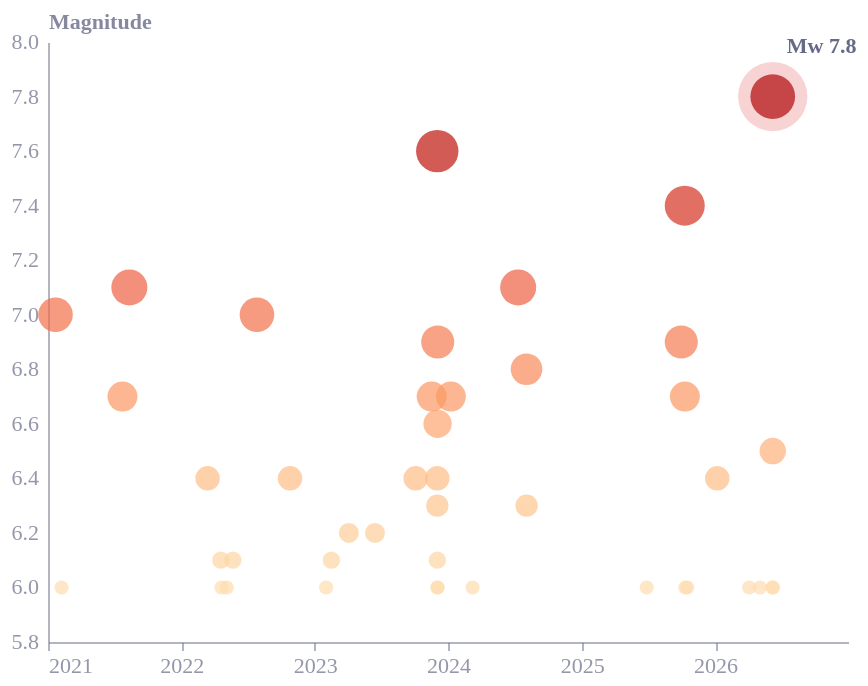

Source (notebook cell):
### Code cell
# Plot magnitude of earthquakes over time, with most recent highlighted
quake_scatter = alt.Chart(quake_df).mark_circle().encode(
    x = alt.X(
        'time:T', 
        title=None, 
        scale=alt.Scale(domain=['2021-01-01', '2026-12-31']),
        axis=alt.Axis(format='%Y', tickCount='year', grid=False)),
    y = alt.Y(
        'mag:Q', 
        title='Magnitude', 
        scale=alt.Scale(domain=[5.9, 8]),
        axis=alt.Axis(grid=False)),
    size = alt.Size(
        'mag:Q', 
        scale=alt.Scale(domain=[6.0, 7.8], range=[50, 500]), 
        legend=None),
    color=alt.Color(
        'mag:Q',
        scale=alt.Scale(scheme='orangered'),
        legend=None
    )
)

halo = alt.Chart(quake_df[quake_df['is_main']]).mark_circle(opacity=0.2).encode(
    x=alt.X('time:T'), y=alt.Y('mag:Q'),
    size=alt.value(1200), color=alt.value('#d62728')
)
label = alt.Chart(quake_df[quake_df['is_main']]).mark_text(
    dy=-25, fontSize=11, fontWeight='bold'
).encode(
    x=alt.X('time:T'), y=alt.Y('mag:Q'),
    text=alt.value('Mw 7.8')
)

quake_scatter = alt.layer(quake_scatter, halo, label)
quake_scatter

### Figure 1 — Vega-Lite specification as saved in the notebook (floating-point values rounded to 4 significant figures)
{"config": {"font": "Circular Std", "text": {"color": "#676A86", "align": "left", "baseline": "middle", "dx": 7, "dy": 0, "fontSize": 11}, "view": {"stroke": null, "continuousWidth": 400, "continuousHeight": 300, "discreteWidth": 400, "discreteHeight": 300}, "range": {"category": ["#36B7B4", "#E6224B", "#F4C245", "#0063AF", "#00A767", "#179FDB", "#EB5C2E"], "diverging": ["#E6224B", "#E54753", "#C9C9C9", "#179FDB", "#122B39"], "heatmap": ["#C9C9C9", "#179FDB", "#0063AF", "#122B39"], "ordinal": ["#00A767", "#36B7B4", "#179FDB", "#0063AF", "#243B5A"]}, "bar": {"color": "#179fdb"}, "line": {"color": "#e6224b"}, "rule": {"color": "#676A86"}, "area": {"opacity": 0.3}, "point": {"filled": true, "size": 80, "color": "#e6224b", "opacity": 0.95}, "geoshape": {"stroke": "white", "strokeWidth": 0.3}, "rect": {"fill": "#d6d4d4", "opacity": 0.3}, "axis": {"labelColor": "#676A86", "labelFontSize": 11, "labelFont": "Circular Std", "labelOpacity": 0.7, "tickColor": "#676A86", "tickOpacity": 0.5, "domainColor": "#676A86", "domainOpacity": 0.5, "gridColor": "#676A86", "gridDash": [2, 2], "gridOpacity": 0.5, "title": null, "titleColor": "#676A86", "titleOpacity": 0.8, "tickSize": 4}, "axisXDiscrete": {"grid": false, "labelAngle": 0, "tickCount": 10, "tickOpacity": 0.5, "title": null}, "axisYDiscrete": {"ticks": false, "labelPadding": 5}, "axisXTemporal": {"grid": false, "ticks": true}, "axisXQuantitative": {"grid": true}, "axisYQuantitative": {"gridColor": "#676A86", "gridDash": [1, 5], "gridOpacity": 0.5, "ticks": false, "labelPadding": 5, "tickCount": 8, "titleAngle": 0, "titleAlign": "left", "titleBaseline": "bottom", "titleX": 0, "titleY": -5}, "title": {"color": "#676A86E6", "subtitleColor": "#676A86", "font": "Circular Std", "subtitleFont": "Circular Std", "anchor": "start", "fontSize": 14, "subtitleFontSize": 12, "subtitlePadding": 4, "offset": 0, "frame": "group"}, "legend": {"titleColor": "#122b39", "title": null, "labelColor": "#122b39", "labelFontSize": 11}}, "layer": [{"data": {"name": "data-0aa9850a23b664250dc349cfdb8871bc"}, "mark": {"type": "circle"}, "encoding": {"color": {"field": "mag", "legend": null, "scale": {"scheme": "orangered"}, "type": "quantitative"}, "size": {"field": "mag", "legend": null, "scale": {"domain": [6.0, 7.8], "range": [50, 500]}, "type": "quantitative"}, "x": {"axis": {"format": "%Y", "grid": false, "tickCount": "year"}, "field": "time", "scale": {"domain": ["2021-01-01", "2026-12-31"]}, "title": null, "type": "temporal"}, "y": {"axis": {"grid": false}, "field": "mag", "scale": {"domain": [5.9, 8]}, "title": "Magnitude", "type": "quantitative"}}}, {"data": {"name": "data-89a41a434d459831958d8ce89105d2fb"}, "mark": {"type": "circle", "opacity": 0.2}, "encoding": {"color": {"value": "#d62728"}, "size": {"value": 1200}, "x": {"field": "time", "type": "temporal"}, "y": {"field": "mag", "type": "quantitative"}}}, {"data": {"name": "data-89a41a434d459831958d8ce89105d2fb"}, "mark": {"type": "text", "dy": -25, "fontSize": 11, "fontWeight": "bold"}, "encoding": {"text": {"value": "Mw 7.8"}, "x": {"field": "time", "type": "temporal"}, "y": {"field": "mag", "type": "quantitative"}}}], "$schema": "https://vega.github.io/schema/vega-lite/v6.1.0.json", "datasets": {"data-0aa9850a23b664250dc349cfdb8871bc": [{"time": "2026-06-08T00:55:12.073000+00:00", "latitude": 5.472, "longitude": 125.2, "depth": 65.57, "mag": 6.5, "magType": "mb", "nst": 96.0, "gap": 27, "dmin": 1.63, "rms": 1.0, "net": "us", "id": "us7000srcg", "updated": "2026-06-08T03:53:17.544Z", "place": "19 km SW of Balangonan, Philippines", "type": "earthquake", "horizontalError": 7.38, "depthError": 6.02, "magError": 0.036, "magNst": 321, "status": "reviewed", "locationSource": "us", "magSource": "us", "year": 2026, "is_main": false}, {"time": "2026-06-07T23:49:13.914000+00:00", "latitude": 5.715, "longitude": 125.3, "depth": 35.0, "mag": 6.0, "magType": "mb", "nst": 98.0, "gap": 49, "dmin": 11.02, "rms": 0.92, "net": "us", "id": "us7000src3", "updated": "2026-06-08T01:48:33.479Z", "place": "4 km ENE of Pangyan, Philippines", "type": "earthquake", "horizontalError": 10.2, "depthError": 1.841, "magError": 0.067, "magNst": 82, "status": "reviewed", "locationSource": "us", "magSource": "us", "year": 2026, "is_main": false}, {"time": "2026-06-07T23:48:11.405000+00:00", "latitude": 5.522, "longitude": 125.2, "depth": 81.84, "mag": 6.0, "magType": "mb", "nst": 66.0, "gap": 67, "dmin": 1.581, "rms": 0.67, "net": "us", "id": "us7000srbe", "updated": "2026-06-08T05:22:38.558Z", "place": "16 km WSW of Balangonan, Philippines", "type": "earthquake", "horizontalError": 10.15, "depthError": 5.502, "magError": 0.052, "magNst": 137, "status": "reviewed", "locationSource": "us", "magSource": "us", "year": 2026, "is_main": false}, {"time": "2026-06-07T23:37:41.803000+00:00", "latitude": 5.592, "longitude": 125.0, "depth": 55.19, "mag": 7.8, "magType": "mww", "nst": 140.0, "gap": 21, "dmin": 1.561, "rms": 0.49, "net": "us", "id": "us7000srb1", "updated": "2026-06-08T08:37:57.444Z", "place": "26 km SW of Kablalan, Philippines", "type": "earthquake", "horizontalError": 9.06, "depthError": 4.637, "magError": 0.028, "magNst": 125, "status": "reviewed", "locationSource": "us", "magSource": "us", "year": 2026, "is_main": true}, {"time": "2026-05-04T06:09:47.173000+00:00", "latitude": 11.74, "longitude": 125.3, "depth": 43.0, "mag": 6.0, "magType": "mww", "nst": 306.0, "gap": 13, "dmin": 4.649, "rms": 0.52, "net": "us", "id": "us7000si2z", "updated": "2026-05-28T08:31:59.721Z", "place": "8 km WSW of Nena, Philippines", "type": "earthquake", "horizontalError": 7.98, "depthError": 1.85, "magError": 0.052, "magNst": 36, "status": "reviewed", "locationSource": "us", "magSource": "us", "year": 2026, "is_main": false}, {"time": "2026-04-04T10:34:28.266000+00:00", "latitude": 4.873, "longitude": 126.1, "depth": 67.0, "mag": 6.0, "magType": "mww", "nst": 106.0, "gap": 41, "dmin": 2.252, "rms": 1.1, "net": "us", "id": "us6000smj4", "updated": "2026-04-17T08:30:59.678Z", "place": "95 km SE of Sarangani, Philippines", "type": "earthquake", "horizontalError": 8.95, "depthError": 1.938, "magError": 0.044, "magNst": 50, "status": "reviewed", "locationSource": "us", "magSource": "us", "year": 2026, "is_main": false}, {"time": "2026-01-07T03:02:53.890000+00:00", "latitude": 7.245, "longitude": 126.9, "depth": 22.0, "mag": 6.4, "magType": "mww", "nst": 160.0, "gap": 28, "dmin": 1.318, "rms": 1.08, "net": "us", "id": "us7000rn2z", "updated": "2026-04-07T22:11:57.040Z", "place": "35 km E of Santiago, Philippines", "type": "earthquake", "horizontalError": 7.94, "depthError": 1.873, "magError": 0.047, "magNst": 44, "status": "reviewed", "locationSource": "us", "magSource": "us", "year": 2026, "is_main": false}, {"time": "2025-10-16T23:03:12.673000+00:00", "latitude": 9.791, "longitude": 126.1, "depth": 32.0, "mag": 6.0, "magType": "mww", "nst": 109.0, "gap": 23, "dmin": 2.755, "rms": 0.89, "net": "us", "id": "us6000rhns", "updated": "2026-01-09T15:38:38.040Z", "place": "3 km N of Union, Philippines", "type": "earthquake", "horizontalError": 8.68, "depthError": 1.841, "magError": 0.044, "magNst": 49, "status": "reviewed", "locationSource": "us", "magSource": "us", "year": 2025, "is_main": false}, {"time": "2025-10-11T14:32:59.312000+00:00", "latitude": 8.923, "longitude": 126.3, "depth": 67.66, "mag": 6.0, "magType": "mww", "nst": 123.0, "gap": 27, "dmin": 1.983, "rms": 0.86, "net": "us", "id": "us6000rgkr", "updated": "2026-01-01T23:11:09.040Z", "place": "3 km ESE of Bacolod, Philippines", "type": "earthquake", "horizontalError": 8.91, "depthError": 4.488, "magError": 0.039, "magNst": 62, "status": "reviewed", "locationSource": "us", "magSource": "us", "year": 2025, "is_main": false}, {"time": "2025-10-10T11:12:05.407000+00:00", "latitude": 7.213, "longitude": 126.7, "depth": 47.0, "mag": 6.7, "magType": "mww", "nst": 129.0, "gap": 25, "dmin": 1.08, "rms": 1.09, "net": "us", "id": "us6000rg2r", "updated": "2026-05-17T01:37:02.750Z", "place": "12 km SE of Santiago, Philippines", "type": "earthquake", "horizontalError": 7.64, "depthError": 1.924, "magError": 0.041, "magNst": 57, "status": "reviewed", "locationSource": "us", "magSource": "us", "year": 2025, "is_main": false}, {"time": "2025-10-10T01:43:59.585000+00:00", "latitude": 7.287, "longitude": 126.7, "depth": 59.42, "mag": 7.4, "magType": "mww", "nst": 291.0, "gap": 19, "dmin": 1.123, "rms": 0.6, "net": "us", "id": "us6000rfwz", "updated": "2026-05-17T01:30:58.559Z", "place": "12 km E of Santiago, Philippines", "type": "earthquake", "horizontalError": 7.79, "depthError": 4.306, "magError": 0.024, "magNst": 164, "status": "reviewed", "locationSource": "us", "magSource": "us", "year": 2025, "is_main": false}, {"time": "2025-09-30T13:59:43.328000+00:00", "latitude": 11.16, "longitude": 124.1, "depth": 10.0, "mag": 6.9, "magType": "mww", "nst": 192.0, "gap": 15, "dmin": 4.311, "rms": 0.71, "net": "us", "id": "us6000rdrz", "updated": "2026-03-31T10:06:53.928Z", "place": "8 km ESE of Calape, Philippines", "type": "earthquake", "horizontalError": 7.75, "depthError": 1.73, "magError": 0.04, "magNst": 59, "status": "reviewed", "locationSource": "us", "magSource": "us", "year": 2025, "is_main": false}, {"time": "2025-06-27T23:07:10.371000+00:00", "latitude": 5.289, "longitude": 126.0, "depth": 99.77, "mag": 6.0, "magType": "mww", "nst": 131.0, "gap": 19, "dmin": 0.787, "rms": 0.99, "net": "us", "id": "us7000q97d", "updated": "2025-09-04T20:40:00.040Z", "place": "65 km E of Sarangani, Philippines", "type": "earthquake", "horizontalError": 6.55, "depthError": 4.615, "magError": 0.038, "magNst": 68, "status": "reviewed", "locationSource": "us", "magSource": "us", "year": 2025, "is_main": false}, {"time": "2024-08-03T04:20:26.565000+00:00", "latitude": 8.204, "longitude": 126.8, "depth": 15.0, "mag": 6.3, "magType": "mww", "nst": 134.0, "gap": 25, "dmin": 1.679, "rms": 0.97, "net": "us", "id": "us6000nht0", "updated": "2025-07-28T19:43:31.223Z", "place": "44 km E of Barcelona, Philippines", "type": "earthquake", "horizontalError": 7.54, "depthError": 1.761, "magError": 0.05, "magNst": 39, "status": "reviewed", "locationSource": "us", "magSource": "us", "year": 2024, "is_main": false}, {"time": "2024-08-02T22:23:02.111000+00:00", "latitude": 8.185, "longitude": 126.6, "depth": 32.0, "mag": 6.8, "magType": "mww", "nst": 259.0, "gap": 18, "dmin": 1.511, "rms": 0.69, "net": "us", "id": "us6000nhqc", "updated": "2025-08-16T04:52:05.408Z", "place": "20 km E of Barcelona, Philippines", "type": "earthquake", "horizontalError": 7.5, "depthError": 1.761, "magError": 0.048, "magNst": 42, "status": "reviewed", "locationSource": "us", "magSource": "us", "year": 2024, "is_main": false}, {"time": "2024-07-11T02:13:18.585000+00:00", "latitude": 6.084, "longitude": 123.2, "depth": 639.5, "mag": 7.1, "magType": "mww", "nst": 401.0, "gap": 17, "dmin": 2.604, "rms": 0.84, "net": "us", "id": "us7000myfa", "updated": "2024-10-08T21:28:11.485Z", "place": "106 km WSW of Sangay, Philippines", "type": "earthquake", "horizontalError": 8.06, "depthError": 4.43, "magError": 0.055, "magNst": 32, "status": "reviewed", "locationSource": "us", "magSource": "us", "year": 2024, "is_main": false}, {"time": "2024-03-08T09:11:45.110000+00:00", "latitude": 5.817, "longitude": 126.9, "depth": 115.0, "mag": 6.0, "magType": "mww", "nst": 182.0, "gap": 52, "dmin": 1.838, "rms": 0.59, "net": "us", "id": "us7000m439", "updated": "2024-05-15T17:35:02.040Z", "place": "103 km SE of Pondaguitan, Philippines", "type": "earthquake", "horizontalError": 8.01, "depthError": 1.894, "magError": 0.033, "magNst": 88, "status": "reviewed", "locationSource": "us", "magSource": "us", "year": 2024, "is_main": false}, {"time": "2024-01-08T20:48:42.361000+00:00", "latitude": 4.923, "longitude": 126.2, "depth": 62.57, "mag": 6.7, "magType": "mww", "nst": 138.0, "gap": 22, "dmin": 2.209, "rms": 0.76, "net": "us", "id": "us6000m2jp", "updated": "2024-03-16T19:00:03.040Z", "place": "93 km SE of Sarangani, Philippines", "type": "earthquake", "horizontalError": 7.15, "depthError": 3.404, "magError": 0.06, "magNst": 27, "status": "reviewed", "locationSource": "us", "magSource": "us", "year": 2024, "is_main": false}, {"time": "2023-12-03T19:49:35.739000+00:00", "latitude": 8.97, "longitude": 126.6, "depth": 20.0, "mag": 6.9, "magType": "mww", "nst": 151.0, "gap": 25, "dmin": 2.148, "rms": 0.93, "net": "us", "id": "us7000lfxx", "updated": "2025-08-16T07:44:40.068Z", "place": "34 km ENE of Aras-asan, Philippines", "type": "earthquake", "horizontalError": 7.86, "depthError": 1.721, "magError": 0.05, "magNst": 39, "status": "reviewed", "locationSource": "us", "magSource": "us", "year": 2023, "is_main": false}, {"time": "2023-12-03T14:35:56.830000+00:00", "latitude": 8.732, "longitude": 126.8, "depth": 13.0, "mag": 6.0, "magType": "mww", "nst": 88.0, "gap": 76, "dmin": 2.061, "rms": 0.79, "net": "us", "id": "us7000lfwj", "updated": "2025-07-28T19:23:31.958Z", "place": "58 km E of Marihatag, Philippines", "type": "earthquake", "horizontalError": 9.29, "depthError": 1.807, "magError": 0.041, "magNst": 57, "status": "reviewed", "locationSource": "us", "magSource": "us", "year": 2023, "is_main": false}, {"time": "2023-12-03T10:35:52.871000+00:00", "latitude": 8.488, "longitude": 126.7, "depth": 19.0, "mag": 6.6, "magType": "mww", "nst": 135.0, "gap": 32, "dmin": 1.822, "rms": 0.83, "net": "us", "id": "us7000lftp", "updated": "2025-08-15T20:53:21.492Z", "place": "47 km ENE of Hinatuan, Philippines", "type": "earthquake", "horizontalError": 7.74, "depthError": 1.835, "magError": 0.052, "magNst": 35, "status": "reviewed", "locationSource": "us", "magSource": "us", "year": 2023, "is_main": false}, {"time": "2023-12-02T20:52:15.877000+00:00", "latitude": 8.447, "longitude": 126.8, "depth": 9.0, "mag": 6.0, "magType": "mww", "nst": 176.0, "gap": 42, "dmin": 1.813, "rms": 0.58, "net": "us", "id": "us7000lgan", "updated": "2025-07-28T19:27:35.355Z", "place": "49 km NE of Barcelona, Philippines", "type": "earthquake", "horizontalError": 8.31, "depthError": 1.77, "magError": 0.058, "magNst": 29, "status": "reviewed", "locationSource": "us", "magSource": "us", "year": 2023, "is_main": false}, {"time": "2023-12-02T18:09:25.972000+00:00", "latitude": 8.44, "longitude": 126.9, "depth": 46.38, "mag": 6.3, "magType": "mww", "nst": 225.0, "gap": 15, "dmin": 1.916, "rms": 0.71, "net": "us", "id": "us7000lfkh", "updated": "2025-07-28T19:25:24.167Z", "place": "63 km ENE of Barcelona, Philippines", "type": "earthquake", "horizontalError": 5.84, "depthError": 3.655, "magError": 0.098, "magNst": 10, "status": "reviewed", "locationSource": "us", "magSource": "us", "year": 2023, "is_main": false}, {"time": "2023-12-02T17:40:15.233000+00:00", "latitude": 8.423, "longitude": 126.7, "depth": 36.09, "mag": 6.1, "magType": "mb", "nst": 275.0, "gap": 13, "dmin": 1.758, "rms": 0.81, "net": "us", "id": "us7000lfjr", "updated": "2025-07-28T19:28:29.383Z", "place": "41 km NE of Barcelona, Philippines", "type": "earthquake", "horizontalError": 8.06, "depthError": 4.454, "magError": 0.03, "magNst": 416, "status": "reviewed", "locationSource": "us", "magSource": "us", "year": 2023, "is_main": false}, {"time": "2023-12-02T16:03:41.167000+00:00", "latitude": 8.438, "longitude": 126.8, "depth": 35.0, "mag": 6.4, "magType": "mww", "nst": 125.0, "gap": 65, "dmin": 1.792, "rms": 0.96, "net": "us", "id": "us7000lfi0", "updated": "2024-02-06T21:53:58.040Z", "place": "47 km NE of Barcelona, Philippines", "type": "earthquake", "horizontalError": 7.37, "depthError": 1.771, "magError": 0.065, "magNst": 23, "status": "reviewed", "locationSource": "us", "magSource": "us", "year": 2023, "is_main": false}, {"time": "2023-12-02T14:37:04.454000+00:00", "latitude": 8.527, "longitude": 126.4, "depth": 40.0, "mag": 7.6, "magType": "mww", "nst": 128.0, "gap": 43, "dmin": 1.668, "rms": 0.98, "net": "us", "id": "us7000lff4", "updated": "2026-05-04T17:53:24.474Z", "place": "19 km E of Gamut, Philippines", "type": "earthquake", "horizontalError": 8.48, "depthError": 1.895, "magError": 0.028, "magNst": 124, "status": "reviewed", "locationSource": "us", "magSource": "us", "year": 2023, "is_main": false}, {"time": "2023-11-17T08:14:10.513000+00:00", "latitude": 5.563, "longitude": 125.0, "depth": 52.0, "mag": 6.7, "magType": "mww", "nst": 244.0, "gap": 21, "dmin": 1.604, "rms": 1.02, "net": "us", "id": "us6000lp12", "updated": "2025-09-26T19:00:00.673Z", "place": "32 km SW of Kablalan, Philippines", "type": "earthquake", "horizontalError": 6.69, "depthError": 1.896, "magError": 0.038, "magNst": 66, "status": "reviewed", "locationSource": "us", "magSource": "us", "year": 2023, "is_main": false}, {"time": "2023-10-04T11:21:47.730000+00:00", "latitude": 5.317, "longitude": 126.0, "depth": 113.0, "mag": 6.4, "magType": "mww", "nst": 257.0, "gap": 23, "dmin": 1.801, "rms": 0.88, "net": "us", "id": "us6000lcri", "updated": "2025-07-02T16:27:29.907Z", "place": "65 km E of Sarangani, Philippines", "type": "earthquake", "horizontalError": 6.22, "depthError": 1.901, "magError": 0.037, "magNst": 71, "status": "reviewed", "locationSource": "us", "magSource": "us", "year": 2023, "is_main": false}, {"time": "2023-06-15T02:19:23.272000+00:00", "latitude": 13.76, "longitude": 120.7, "depth": 112.0, "mag": 6.2, "magType": "mww", "nst": 146.0, "gap": 22, "dmin": 8.189, "rms": 0.64, "net": "us", "id": "us7000k8jz", "updated": "2024-05-13T02:01:00.086Z", "place": "Mindoro, Philippines", "type": "earthquake", "horizontalError": 7.51, "depthError": 1.81, "magError": 0.034, "magNst": 84, "status": "reviewed", "locationSource": "us", "magSource": "us", "year": 2023, "is_main": false}, {"time": "2023-04-04T12:54:31.503000+00:00", "latitude": 13.73, "longitude": 125.5, "depth": 10.0, "mag": 6.2, "magType": "mww", "nst": 287.0, "gap": 25, "dmin": 6.621, "rms": 0.49, "net": "us", "id": "us6000k1x2", "updated": "2023-06-13T03:13:03.040Z", "place": "124 km E of Gigmoto, Philippines", "type": "earthquake", "horizontalError": 7.7, "depthError": 1.799, "magError": 0.04, "magNst": 59, "status": "reviewed", "locationSource": "us", "magSource": "us", "year": 2023, "is_main": false}, {"time": "2023-02-15T18:10:08.107000+00:00", "latitude": 12.31, "longitude": 123.9, "depth": 8.0, "mag": 6.1, "magType": "mww", "nst": 193.0, "gap": 38, "dmin": 5.476, "rms": 0.6, "net": "us", "id": "us6000jp76", "updated": "2023-04-22T21:33:11.040Z", "place": "9 km NNE of Miaga, Philippines", "type": "earthquake", "horizontalError": 7.76, "depthError": 1.78, "magError": 0.036, "magNst": 76, "status": "reviewed", "locationSource": "us", "magSource": "us", "year": 2023, "is_main": false}, {"time": "2023-02-01T10:44:46.067000+00:00", "latitude": 7.743, "longitude": 126.1, "depth": 19.0, "mag": 6.0, "magType": "mww", "nst": 220.0, "gap": 35, "dmin": 0.82, "rms": 0.67, "net": "us", "id": "us6000jkpr", "updated": "2025-08-04T14:42:43.446Z", "place": "1 km NW of Babag, Philippines", "type": "earthquake", "horizontalError": 7.94, "depthError": 1.827, "magError": 0.047, "magNst": 44, "status": "reviewed", "locationSource": "us", "magSource": "us", "year": 2023, "is_main": false}, {"time": "2022-10-25T14:59:00.085000+00:00", "latitude": 17.66, "longitude": 120.8, "depth": 6.0, "mag": 6.4, "magType": "mww", "nst": 124.0, "gap": 25, "dmin": 5.137, "rms": 0.55, "net": "us", "id": "us6000iwds", "updated": "2023-06-07T07:51:43.943Z", "place": "11 km E of Dolores, Philippines", "type": "earthquake", "horizontalError": 7.31, "depthError": 1.778, "magError": 0.05, "magNst": 38, "status": "reviewed", "locationSource": "us", "magSource": "us", "year": 2022, "is_main": false}, {"time": "2022-07-27T00:43:26.871000+00:00", "latitude": 17.52, "longitude": 120.8, "depth": 33.73, "mag": 7.0, "magType": "mww", "nst": 152.0, "gap": 22, "dmin": 5.276, "rms": 0.6, "net": "us", "id": "us6000i5rd", "updated": "2025-09-07T07:37:38.257Z", "place": "11 km NE of Bantay, Philippines", "type": "earthquake", "horizontalError": 7.93, "depthError": 2.766, "magError": 0.044, "magNst": 50, "status": "reviewed", "locationSource": "us", "magSource": "us", "year": 2022, "is_main": false}, {"time": "2022-05-21T21:50:48.047000+00:00", "latitude": 14.02, "longitude": 120.6, "depth": 129.0, "mag": 6.1, "magType": "mww", "nst": 270.0, "gap": 11, "dmin": 8.435, "rms": 1.04, "net": "us", "id": "us6000hmz8", "updated": "2022-08-02T19:50:38.040Z", "place": "1 km S of Lian, Philippines", "type": "earthquake", "horizontalError": 8.7, "depthError": 1.8, "magError": 0.033, "magNst": 90, "status": "reviewed", "locationSource": "us", "magSource": "us", "year": 2022, "is_main": false}, {"time": "2022-05-05T08:21:15.666000+00:00", "latitude": 6.529, "longitude": 127.1, "depth": 18.0, "mag": 6.0, "magType": "mww", "nst": 124.0, "gap": 72, "dmin": 1.632, "rms": 0.48, "net": "us", "id": "us7000h781", "updated": "2022-07-09T21:40:02.040Z", "place": "94 km SE of Lukatan, Philippines", "type": "earthquake", "horizontalError": 4.9, "depthError": 1.8, "magError": 0.043, "magNst": 51, "status": "reviewed", "locationSource": "us", "magSource": "us", "year": 2022, "is_main": false}, {"time": "2022-04-20T21:57:43.018000+00:00", "latitude": 6.969, "longitude": 126.9, "depth": 19.0, "mag": 6.0, "magType": "mww", "nst": null, "gap": 22, "dmin": 1.338, "rms": 0.95, "net": "us", "id": "us6000hf49", "updated": "2025-08-15T21:18:19.423Z", "place": "50 km ESE of Manay, Philippines", "type": "earthquake", "horizontalError": 6.4, "depthError": 1.7, "magError": 0.044, "magNst": 50, "status": "reviewed", "locationSource": "us", "magSource": "us", "year": 2022, "is_main": false}, {"time": "2022-04-19T01:23:07.057000+00:00", "latitude": 7.285, "longitude": 127.0, "depth": 19.0, "mag": 6.1, "magType": "mww", "nst": null, "gap": 42, "dmin": 1.38, "rms": 0.96, "net": "us", "id": "us7000h373", "updated": "2025-07-29T08:12:33.333Z", "place": "41 km E of Santiago, Philippines", "type": "earthquake", "horizontalError": 6.8, "depthError": 1.7, "magError": 0.045, "magNst": 47, "status": "reviewed", "locationSource": "us", "magSource": "us", "year": 2022, "is_main": false}, {"time": "2022-03-13T21:05:49.469000+00:00", "latitude": 14.1, "longitude": 119.4, "depth": 11.0, "mag": 6.4, "magType": "mww", "nst": null, "gap": 28, "dmin": 8.823, "rms": 0.88, "net": "us", "id": "us6000h48d", "updated": "2022-05-27T14:55:19.040Z", "place": "75 km WNW of Cabra, Philippines", "type": "earthquake", "horizontalError": 6.7, "depthError": 1.7, "magError": 0.033, "magNst": 87, "status": "reviewed", "locationSource": "us", "magSource": "us", "year": 2022, "is_main": false}, {"time": "2021-08-11T17:46:13.143000+00:00", "latitude": 6.475, "longitude": 126.7, "depth": 55.14, "mag": 7.1, "magType": "mww", "nst": null, "gap": 25, "dmin": 1.273, "rms": 1.27, "net": "us", "id": "us6000f48v", "updated": "2025-12-22T22:13:26.024Z", "place": "60 km ENE of Pondaguitan, Philippines", "type": "earthquake", "horizontalError": 6.5, "depthError": 3.7, "magError": 0.037, "magNst": 71, "status": "reviewed", "locationSource": "us", "magSource": "us", "year": 2021, "is_main": false}, {"time": "2021-07-23T20:48:57.357000+00:00", "latitude": 13.7, "longitude": 120.7, "depth": 110.0, "mag": 6.7, "magType": "mww", "nst": null, "gap": 12, "dmin": 8.139, "rms": 0.98, "net": "us", "id": "us6000eyfk", "updated": "2025-12-22T19:04:48.334Z", "place": "15 km S of Hukay, Philippines", "type": "earthquake", "horizontalError": 7.2, "depthError": 1.8, "magError": 0.051, "magNst": 37, "status": "reviewed", "locationSource": "us", "magSource": "us", "year": 2021, "is_main": false}, {"time": "2021-02-07T04:22:56.667000+00:00", "latitude": 6.769, "longitude": 125.1, "depth": 16.0, "mag": 6.0, "magType": "mww", "nst": null, "gap": 37, "dmin": 0.56, "rms": 1.39, "net": "us", "id": "us6000df9r", "updated": "2025-12-22T18:49:31.742Z", "place": "9 km W of Magsaysay, Philippines", "type": "earthquake", "horizontalError": 7.1, "depthError": 1.7, "magError": 0.048, "magNst": 41, "status": "reviewed", "locationSource": "us", "magSource": "us", "year": 2021, "is_main": false}, {"time": "2021-01-21T12:23:04.255000+00:00", "latitude": 4.993, "longitude": 127.5, "depth": 80.0, "mag": 7.0, "magType": "mww", "nst": null, "gap": 15, "dmin": 2.821, "rms": 0.77, "net": "us", "id": "us7000d20e", "updated": "2025-12-22T18:48:43.144Z", "place": "211 km SE of Pondaguitan, Philippines", "type": "earthquake", "horizontalError": 6.3, "depthError": 1.9, "magError": 0.061, "magNst": 26, "status": "reviewed", "locationSource": "us", "magSource": "us", "year": 2021, "is_main": false}], "data-89a41a434d459831958d8ce89105d2fb": [{"time": "2026-06-07T23:37:41.803000+00:00", "latitude": 5.592, "longitude": 125.0, "depth": 55.19, "mag": 7.8, "magType": "mww", "nst": 140.0, "gap": 21, "dmin": 1.561, "rms": 0.49, "net": "us", "id": "us7000srb1", "updated": "2026-06-08T08:37:57.444Z", "place": "26 km SW of Kablalan, Philippines", "type": "earthquake", "horizontalError": 9.06, "depthError": 4.637, "magError": 0.028, "magNst": 125, "status": "reviewed", "locationSource": "us", "magSource": "us", "year": 2026, "is_main": true}]}}
